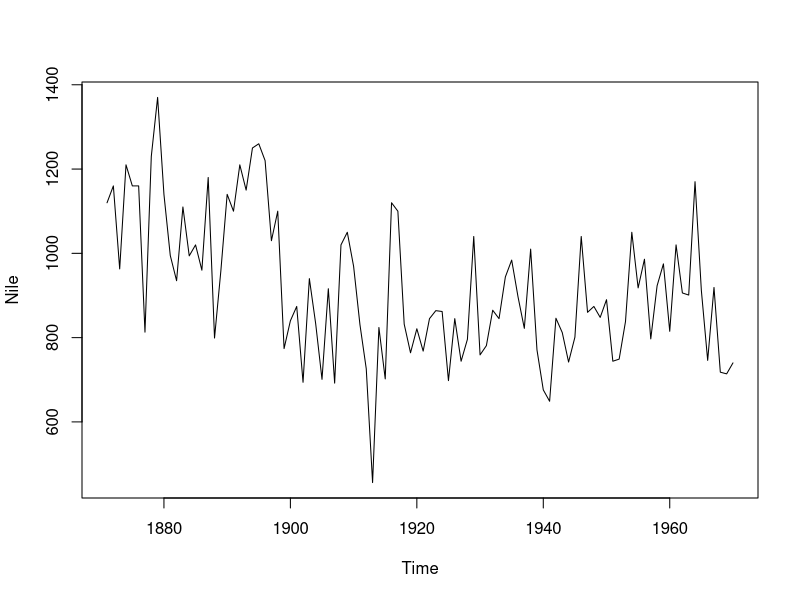

Source code (R):
## ---- chunk 1
knitr::opts_chunk$set(echo = TRUE)
## ---- chunk 2
summary(Nile)
## ---- chunk 3
plot(Nile)
#seasonplot(Nile)
